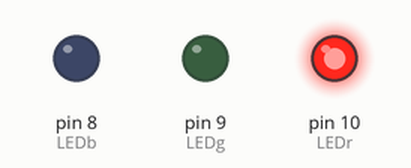
This sketch was run on a simulated Arduino Uno, built with avr-gcc and run on an emulated ATmega328P. Shown: output pins drawn as LEDs (lit = HIGH).

Above: at 0.5 s.
At 1.5 s:
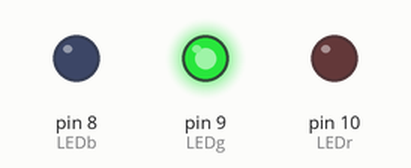
At 5.5 s:
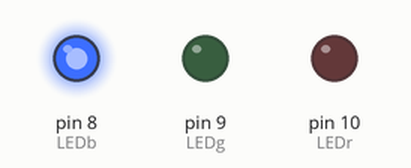
Timing chart, 0 to 6.9 s (numbered marks = the images above):
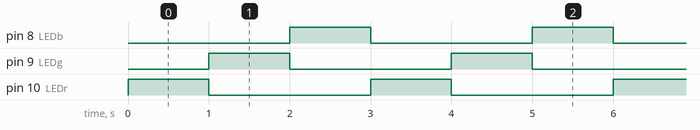

The sketch:

LightChaser1.ino
```cpp
/*
This is the Light chaser program 1.

Goal: Make a light chaser using 3 LEDs.
This program will tell the Arduino to turn on one LED for 1 second then turn it off and turn on another LED for 1 second at the same time.
Turning on an off each LED one by one creating a nice chaser effect.
Once the third LED has been turned off, the program loops back to the start turning on the first LED again, so on and so forth.

Main Theme: Controlling Digital Output (using digitalWrite)
*/

// Here I declared an integer variable and named it LEDr and gave it the value of 10.
int LEDr = 10;
// Here I declared an integer variable and named it LEDg and gave it the value of 9.
int LEDg = 9;
// Here I declared an integer variable and named it LEDb and gave it the value of 8.
int LEDb = 8;
void setup()
{
// Here I told the Arduino that LEDr (pin10) works as an OUTPUT pin.
pinMode(LEDr, OUTPUT);
// Here I told the Arduino that LEDg (pin9) works as an OUTPUT pin.
pinMode(LEDg, OUTPUT);
// Here I told the Arduino that LEDb (pin8) works as an OUTPUT pin.
pinMode(LEDb, OUTPUT);
}

void loop()
{
// This turns the LEDr on by sending 5V through pin10.
digitalWrite(LEDr, HIGH);
// This freezes the whole program, leaving the LEDr turned on for 1 second.
delay(1000);
//This turns the LEDr off by sending 0V through pin10.
digitalWrite(LEDr, LOW);
// This turns the LEDg on by sending 5V through pin9.
digitalWrite(LEDg, HIGH);
// same delay command as previous one.
delay(1000);
//This turns the LEDg off by sending 0V through pin9.
digitalWrite(LEDg, LOW);
// This turns the LEDb on by sending 5V through pin8.
digitalWrite(LEDb, HIGH);
// same function as previous delay commands.
delay(1000);
// This turns the LEDb off by sending 0V through pin8.
digitalWrite(LEDb, LOW);
}
```

Measured:
- by itself, pin 8 (LEDb), pin 9 (LEDg), pin 10 (LEDr): alternates HIGH for 1.0 s and LOW for 2.0 s
- by itself, everything shown: repeats every 3.0 s, in 4 steps
